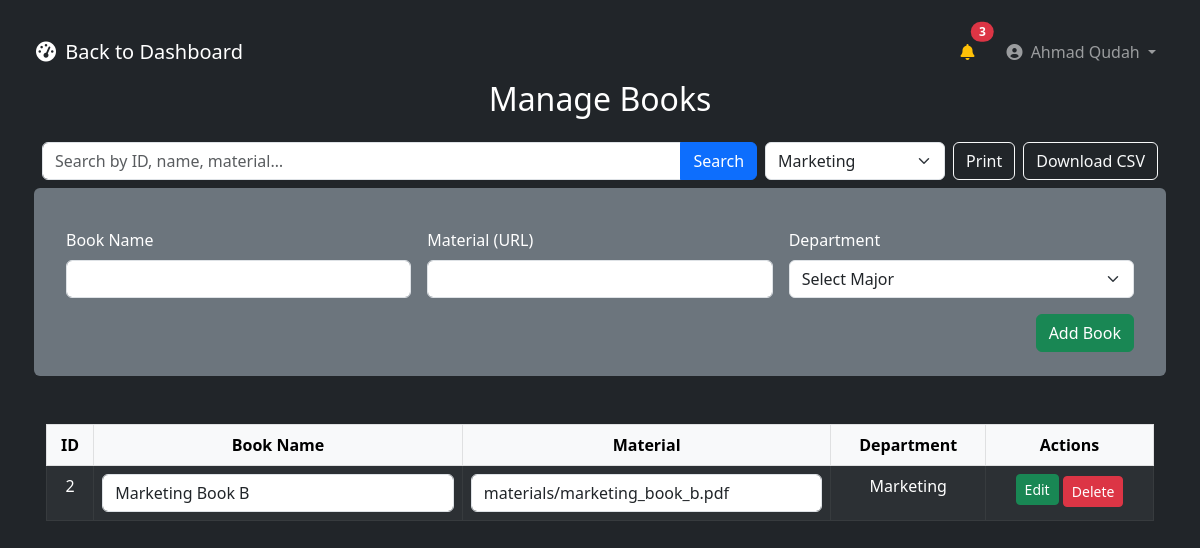
The page /businesshub/admin/manage_books.php?filter=2 (signed in) on the database its author committed.
### tables this page shows
CREATE TABLE `books` (
  `id` int(11) NOT NULL,
  `department_id` int(11) DEFAULT NULL,
  `book_name` varchar(255) DEFAULT NULL,
  `book_material` text DEFAULT NULL
);

CREATE TABLE `departments` (
  `id` int(11) NOT NULL,
  `department_name` varchar(100) NOT NULL,
  `description` text DEFAULT NULL
);

### businesshub/admin/manage_books.php (the view, shortened to what this page needs)
<?php
include('../includes/db.php');
$filter   = trim($_GET['filter']   ?? '');
$search   = trim($_GET['search']   ?? '');
$whereClauses = [];
if ($filter !== '') {
    $whereClauses[] = "books.department_id = " . (int)$filter;
}
$whereSQL = $whereClauses
           ? "WHERE " . implode(" AND ", $whereClauses)
           : "";
$books       = $conn->query("
    SELECT books.*, departments.department_name
      FROM books
      JOIN departments ON books.department_id = departments.id
      $whereSQL
      ORDER BY books.id DESC
");
$departments = $conn->query("SELECT * FROM departments");
?>
<!DOCTYPE html>
<html lang="en">
<head>
  <link
    href="https://cdn.jsdelivr.net/npm/bootstrap@5.3.0/dist/css/bootstrap.min.css"
    rel="stylesheet"
  >
  <link
    href="https://cdnjs.cloudflare.com/ajax/libs/font-awesome/6.0.0/css/all.min.css"
    rel="stylesheet"
  >
</head>
<body class="bg-dark text-white p-4">
 <?php
include __DIR__ . '/../includes/admin_nav.php'; ?>
  <div class="container">
    <h2 class="mb-4 text-center">Manage Books</h2>
<div class="d-flex mb-4 align-items-center no-print">
  <form method="GET" class="d-flex flex-grow-1 align-items-center me-2">
    <div class="input-group">
      <input
        type="text"
        name="search"
        class="form-control"
        placeholder="Search by ID, name, material…"
        value="<?= htmlspecialchars($search) ?>"
      >
      <button class="btn btn-primary" type="submit">Search</button>
    </div>
    <select
      name="filter"
      class="form-select ms-2"
      style="width: 180px;"
      onchange="this.form.submit()"
    >
      <?php
      mysqli_data_seek($departments,0);
      while($d = mysqli_fetch_assoc($departments)): ?>
        <option
          value="<?= $d['id'] ?>"
          <?= $filter==(string)$d['id']?'selected':'' ?>
        >
          <?= htmlspecialchars($d['department_name']) ?>
        </option>
      <?php endwhile; ?>
    </select>
  </form>
  <button class="btn btn-outline-light me-2" onclick="window.print()">
    Print
  </button>
  <a
    href="?export=csv
      <?= $filter   ? '&filter='.urlencode($filter) : '' ?>
      <?= $search   ? '&search='.urlencode($search) : '' ?>"
    class="btn btn-outline-light"
  >
    Download CSV
  </a>
</div>
    <form method="POST" class="row g-3 bg-secondary p-4 rounded mb-5 no-print">
      <div class="col-md-4">
        <label class="form-label">Book Name</label>
        <input type="text" name="book_name" class="form-control" required>
      </div>
      <div class="col-md-4">
        <label class="form-label">Material (URL)</label>
        <input type="text" name="book_material" class="form-control" required>
      </div>
      <div class="col-md-4">
        <label class="form-label">Department</label>
        <select name="department_id" class="form-select" required>
          <option value="" disabled selected>Select Major</option>
        </select>
      </div>
      <div class="col-12 text-end">
        <button name="add_book" class="btn btn-success">Add Book</button>
      </div>
    </form>
    <div class="table-responsive px-1" >
      <table class="table table-dark table-striped table-bordered text-center ">
        <thead class="table-light">
          <tr>
            <th>ID</th>
            <th>Book Name</th>
            <th>Material</th>
            <th>Department</th>
            <th class="no-print">Actions</th>
          </tr>
        </thead>
        <tbody>
          <?php while($b = mysqli_fetch_assoc($books)): ?>
          <tr>
            <form method="POST">
              <td><?= $b['id'] ?></td>
              <td>
                <input
                  type="text" name="book_name"
                  value="<?= htmlspecialchars($b['book_name']) ?>"
                  class="form-control"
                  required
                >
              </td>
              <td>
                <input
                  type="text" name="book_material"
                  value="<?= htmlspecialchars($b['book_material']) ?>"
                  class="form-control"
                  required
                >
              </td>
              <td><?= htmlspecialchars($b['department_name']) ?></td>
              <td class="no-print">
                <button name="edit_book"  class="btn btn-sm btn-success mb-1">Edit</button>
            </form>
                <form method="POST" class="d-inline">
                  <button
                    name="delete_book"
                    class="btn btn-sm btn-danger"
                    onclick="return confirm('Delete this book?')"
                  >
                    Delete
                  </button>
                </form>
          </tr>
          <?php endwhile; ?>
        </tbody>
      </table>
    </div>
  </div>
</body>
</html>

### rows shown on the page
books: id "2", book_name "Marketing Book B", book_material "materials/marketing_book_b.pdf", department.department_name "Marketing"

### other values the page prints
$_SESSION['user_name'] "Ahmad Qudah"
form field filter "Marketing"
